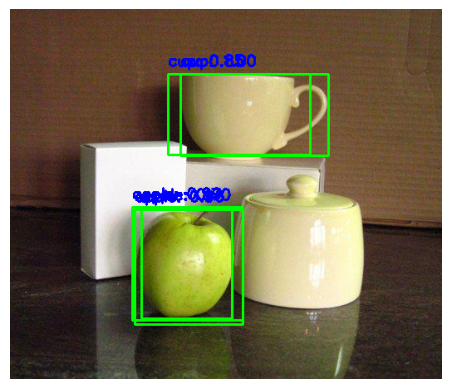
#> input picture 4A_GAPAS_MP5/Output_Images/img1.png, 451 x 389 px, given in place of img1.jpg, which was not available
$ jupyter execute --allow-errors 4A_GAPAS_MP3.ipynb   (shell and % lines are left out)   (text cells are left out)
#> lines starting #> are read from the running program, lines starting #| are printed output that depends on the picture; pictures that were not available may be replaced by others from this repository, and a replacement may not be noted
[cell 1]


%cd opencv/build

[cell 2]
import cv2

# Check if SURF is available
#> (the rest of this cell did not finish here and is left out)

[cell 3]
import cv2

[cell 4]
# Load two images
image1 = cv2.imread('/content/img1.jpg', 0)  # Replace with your actual image paths
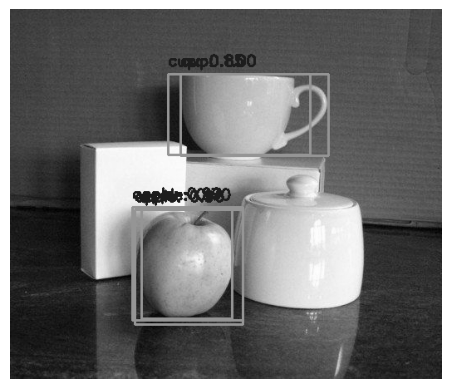
#> image1: shape (389, 451); min 1, max 255, mean 112.4
image2 = cv2.imread('/content/img2.jpg', 0)
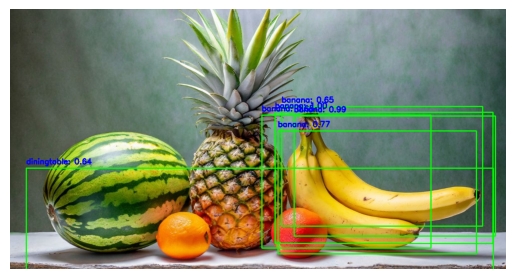
#> input picture 4A_GAPAS_MP5/Output_Images/img2.png, 515 x 279 px, given in place of img2.jpg, which was not available
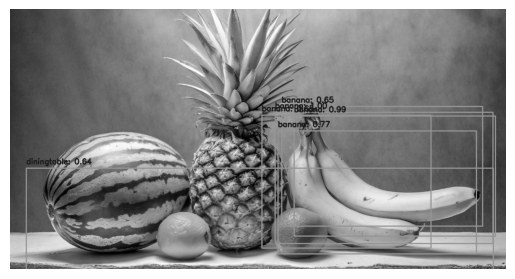
#> image2: shape (279, 515); min 0, max 255, mean 136.5

[cell 5]
# Initialize SIFT
sift = cv2.SIFT_create()
keypoints1_sift, descriptors1_sift = sift.detectAndCompute(image1, None)
#> keypoints1_sift = 354 keypoints; strongest (x, y, size): (185, 199, 2), (184, 196, 2.3), (161, 191, 2), (141, 197, 9.2)
keypoints2_sift, descriptors2_sift = sift.detectAndCompute(image2, None)
#> keypoints2_sift = 889 keypoints; strongest (x, y, size): (504, 268, 1.9), (13, 266, 4.9), (15, 14, 8.4), (20, 20, 15.6)

# Initialize SURF (requires OpenCV contrib package)
#> (the rest of this cell did not finish here and is left out)

[cell 6]
# Brute-Force Matcher for SIFT
bf = cv2.BFMatcher(cv2.NORM_L2, crossCheck=True)
matches_sift_bf = bf.match(descriptors1_sift, descriptors2_sift)
#> matches_sift_bf = 143 matches
matches_sift_bf = sorted(matches_sift_bf, key=lambda x: x.distance)

# FLANN Matcher for SIFT
flann_index_kdtree = 1
index_params = dict(algorithm=flann_index_kdtree, trees=5)
search_params = dict(checks=50)  # or pass empty dictionary

flann = cv2.FlannBasedMatcher(index_params, search_params)
matches_sift_flann = flann.knnMatch(descriptors1_sift, descriptors2_sift, k=2)
#> matches_sift_flann = 354 matches

# Drawing matches
sift_bf_img = cv2.drawMatches(image1, keypoints1_sift, image2, keypoints2_sift, matches_sift_bf[:10], None)
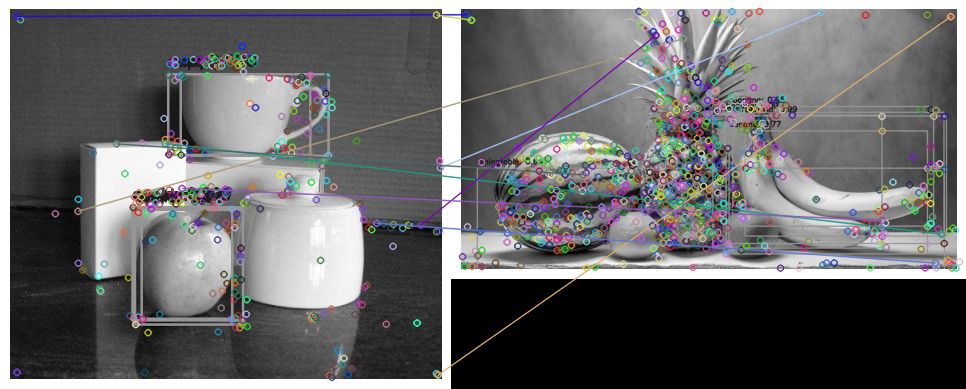
#> sift_bf_img: shape (389, 966, 3); mean of channels 0, 1, 2 106.1, 105.2, 105.4; drawn as B, G, R
cv2.imwrite('sift_bf_match.jpg', sift_bf_img)

sift_flann_img = cv2.drawMatchesKnn(image1, keypoints1_sift, image2, keypoints2_sift, matches_sift_flann[:10], None, flags=cv2.DrawMatchesFlags_NOT_DRAW_SINGLE_POINTS)
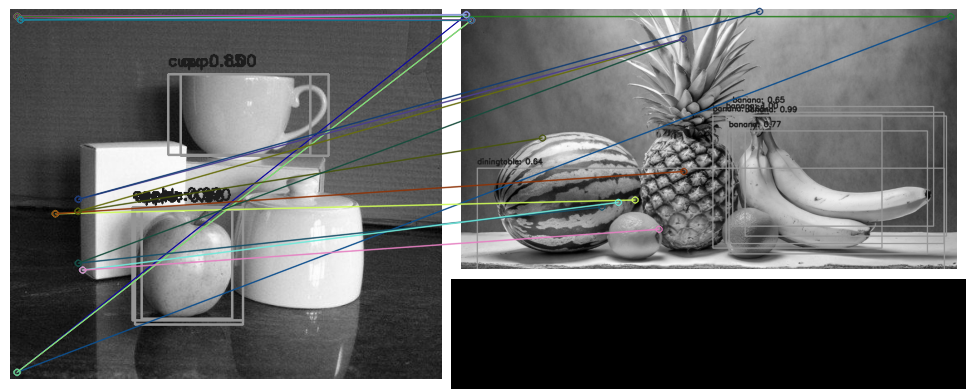
#> sift_flann_img: shape (389, 966, 3); mean of channels 0, 1, 2 104.3, 104.3, 103.4; drawn as B, G, R
cv2.imwrite('sift_flann_match.jpg', sift_flann_img)
#> Out = True

[cell 7]
import numpy as np

# Use the matched keypoints to compute the homography matrix
src_pts = np.float32([keypoints1_sift[m.queryIdx].pt for m in matches_sift_bf]).reshape(-1, 1, 2)
#> src_pts = 143 rows, first 8: [16.88, 15.97], [439.9, 167.3], [437.6, 374.5], [436, 14.52], [77.57, 210.8], [164.7, 143.1], [420.3, 224.8], [376.3, 222.8]
dst_pts = np.float32([keypoints2_sift[m.trainIdx].pt for m in matches_sift_bf]).reshape(-1, 1, 2)
#> dst_pts = 143 rows, first 8: [14.9, 14.25], [369.7, 12.15], [499.3, 16.16], [19.92, 19.76], [231.8, 38.42], [489.9, 233.7], [204.3, 34.85], [484, 262.5]

# Compute the homography matrix
H, mask = cv2.findHomography(src_pts, dst_pts, cv2.RANSAC, 5.0)
#> H = [[0.0997, -1.84, 251.9], [0.219, -1.61, 171.9], [0.000982, -0.00875, 1]]; mask = 143 values, max 1 at index 1, min 0 at index 0, mean 0.049

# Warp image1 to align with image2
aligned_image = cv2.warpPerspective(image1, H, (image2.shape[1], image2.shape[0]))
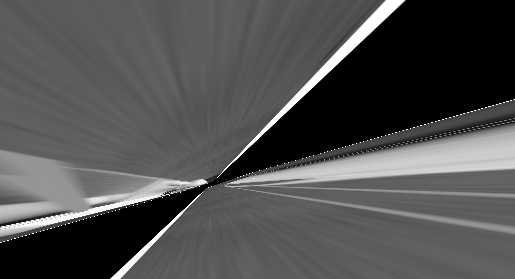
#> aligned_image: shape (279, 515); min 0, max 255, mean 80.2
cv2.imwrite('aligned_image.jpg', aligned_image)
#> Out = True
